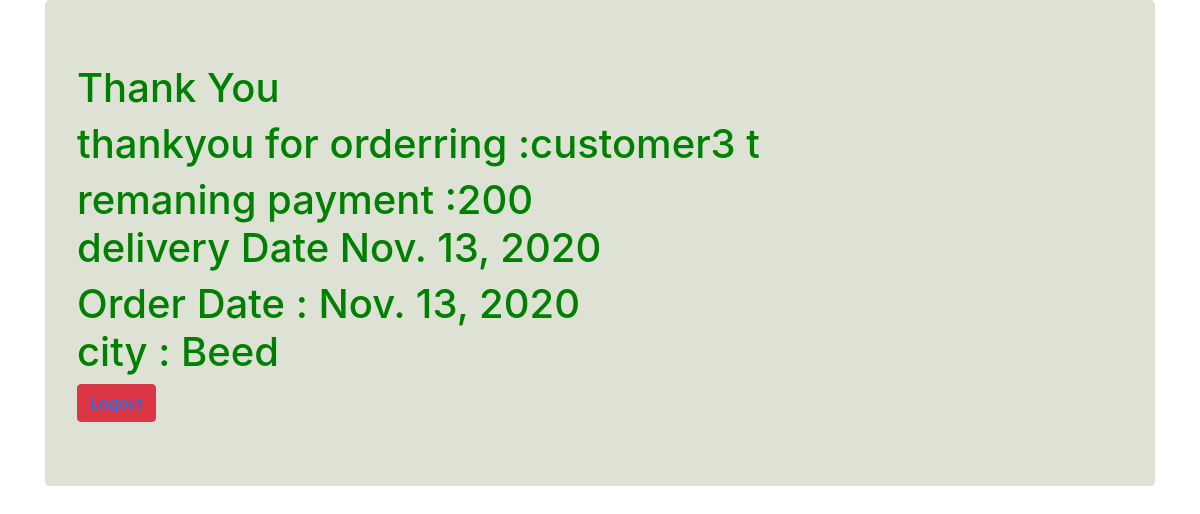
The page /finshed/1 (signed in) on the database its author committed.
### App/models.py (models this page shows)
class Payment(models.Model):
    order=models.ForeignKey( Order , on_delete=models.CASCADE)
    payp = models.IntegerField()
    payrem = models.IntegerField()

class Order(models.Model):
    add = models.ForeignKey(Addres,on_delete=models.CASCADE)
    OD= models.ForeignKey(OrderDetails, on_delete=models.CASCADE)
    user=models.ForeignKey(User,on_delete=models.CASCADE)
    deliverydate= models.DateField(auto_now=False, auto_now_add=False)
    totalpayment=models.IntegerField()

class OrderDetails(models.Model):
    product =models.ForeignKey(Product , on_delete=models.CASCADE)
    qut = models.IntegerField()
    OrderDate= models.DateField(auto_now=False, auto_now_add=False)
    user = models.ForeignKey( User , on_delete=models.CASCADE)

class Addres(models.Model):
    Addrese=models.CharField(max_length=50)
    city=models.CharField(max_length=50)
    zipcode=models.IntegerField()
    user = models.ForeignKey(User, on_delete=models.CASCADE)

### App/views.py (the view)
# urls.py: path('finshed/<int:pid>',finshed,name='finshed'),
@login_required(login_url='login')
def finshed(request,pid):
    paym = Payment.objects.get(id=pid)
    user = request.user
    print(request.user.first_name)
    return render(request,'html/finshed.html',{'paym':paym
                   , 'user': user })

### templates/html/finshed.html (shortened to what this page needs)
{% extends 'html/base.html' %}
{% block body %}
<div class="container" >
  <div class="jumbotron text-align-center"style="color:green ;justify-content: center;align-items: center;background-color:rgba(213, 219, 202, .8);">
   <h1>Thank You</h1>
   <h1>thankyou for orderring :{{ user.username }} {{ user.last_name }}</h1>
<h1>remaning payment :{{ paym.payrem }}<br/> delivery Date {{ paym.order.deliverydate }}</h1>
<h1>Order Date : {{ paym.order.OD.OrderDate }} <br/> city : {{ paym.order.add.city }}</h1>
<a href='{% url 'logout' %}'><button type='button'class="btn btn-danger" value='Logout'>Logout</a>
  </div>
</div>
{% endblock body %}

### rows shown on the page
Payment: payrem "200", order.deliverydate "Nov. 13, 2020", order.OD.OrderDate "Nov. 13, 2020", order.add.city "Beed"

### other values the page prints
{{ user.username }} "customer3"
{{ user.last_name }} "t"
